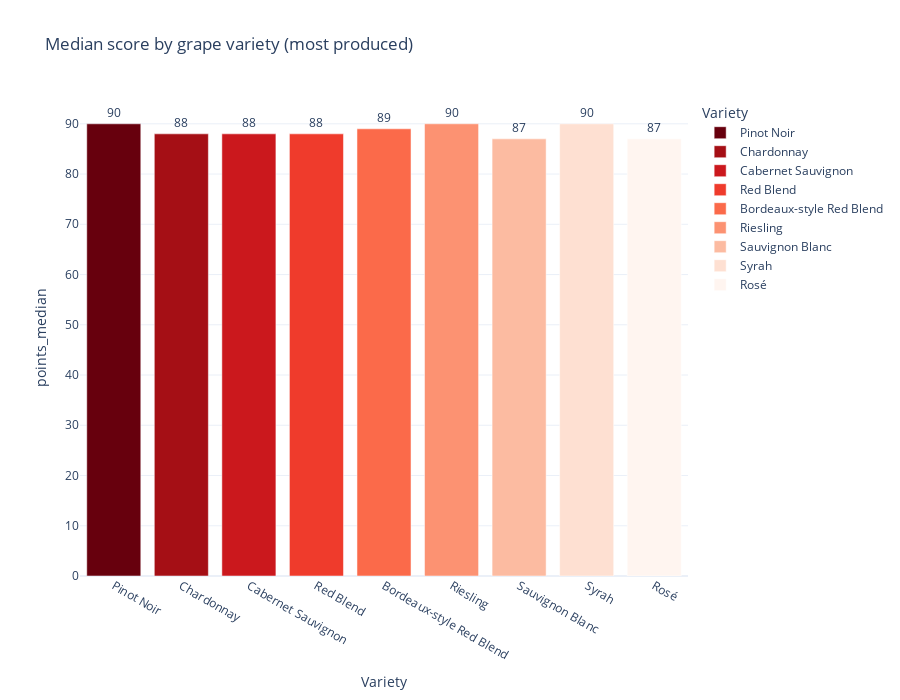

Notebook cell for this chart:
### Code cell
# Average score by grape variety
fig = px.bar(df_grape_variety_10,
            y= 'points_median',
            x= 'variety',
            color= 'variety',
            text_auto=True,
            title = 'Median score by grape variety (most produced)',
            height=700,
            orientation='v',
            color_discrete_sequence=colors_monochromatic_reverse,
            labels={
                "variety": "Variety",
                "price_mean": "Price mean",
            }
            )

fig.update_traces(textfont_size=12, 
                    textangle=0, 
                    textposition='outside', 
                    cliponaxis=False)

fig.show()

### Figure 1 — Plotly figure (JSON) as saved in the notebook; plotly's stock layout.template omitted (floating-point values rounded to 4 significant figures)
{"data": [{"alignmentgroup": "True", "cliponaxis": false, "hovertemplate": "Variety=%{x}<br>points_median=%{y}<extra></extra>", "legendgroup": "Pinot Noir", "marker": {"color": "rgb(103,0,13)", "pattern": {"shape": ""}}, "name": "Pinot Noir", "offsetgroup": "Pinot Noir", "orientation": "v", "showlegend": true, "textangle": 0, "textfont": {"size": 12}, "textposition": "outside", "texttemplate": "%{y}", "type": "bar", "x": ["Pinot Noir"], "xaxis": "x", "y": [90], "yaxis": "y"}, {"alignmentgroup": "True", "cliponaxis": false, "hovertemplate": "Variety=%{x}<br>points_median=%{y}<extra></extra>", "legendgroup": "Chardonnay", "marker": {"color": "rgb(165,15,21)", "pattern": {"shape": ""}}, "name": "Chardonnay", "offsetgroup": "Chardonnay", "orientation": "v", "showlegend": true, "textangle": 0, "textfont": {"size": 12}, "textposition": "outside", "texttemplate": "%{y}", "type": "bar", "x": ["Chardonnay"], "xaxis": "x", "y": [88], "yaxis": "y"}, {"alignmentgroup": "True", "cliponaxis": false, "hovertemplate": "Variety=%{x}<br>points_median=%{y}<extra></extra>", "legendgroup": "Cabernet Sauvignon", "marker": {"color": "rgb(203,24,29)", "pattern": {"shape": ""}}, "name": "Cabernet Sauvignon", "offsetgroup": "Cabernet Sauvignon", "orientation": "v", "showlegend": true, "textangle": 0, "textfont": {"size": 12}, "textposition": "outside", "texttemplate": "%{y}", "type": "bar", "x": ["Cabernet Sauvignon"], "xaxis": "x", "y": [88], "yaxis": "y"}, {"alignmentgroup": "True", "cliponaxis": false, "hovertemplate": "Variety=%{x}<br>points_median=%{y}<extra></extra>", "legendgroup": "Red Blend", "marker": {"color": "rgb(239,59,44)", "pattern": {"shape": ""}}, "name": "Red Blend", "offsetgroup": "Red Blend", "orientation": "v", "showlegend": true, "textangle": 0, "textfont": {"size": 12}, "textposition": "outside", "texttemplate": "%{y}", "type": "bar", "x": ["Red Blend"], "xaxis": "x", "y": [88], "yaxis": "y"}, {"alignmentgroup": "True", "cliponaxis": false, "hovertemplate": "Variety=%{x}<br>points_median=%{y}<extra></extra>", "legendgroup": "Bordeaux-style Red Blend", "marker": {"color": "rgb(251,106,74)", "pattern": {"shape": ""}}, "name": "Bordeaux-style Red Blend", "offsetgroup": "Bordeaux-style Red Blend", "orientation": "v", "showlegend": true, "textangle": 0, "textfont": {"size": 12}, "textposition": "outside", "texttemplate": "%{y}", "type": "bar", "x": ["Bordeaux-style Red Blend"], "xaxis": "x", "y": [89], "yaxis": "y"}, {"alignmentgroup": "True", "cliponaxis": false, "hovertemplate": "Variety=%{x}<br>points_median=%{y}<extra></extra>", "legendgroup": "Riesling", "marker": {"color": "rgb(252,146,114)", "pattern": {"shape": ""}}, "name": "Riesling", "offsetgroup": "Riesling", "orientation": "v", "showlegend": true, "textangle": 0, "textfont": {"size": 12}, "textposition": "outside", "texttemplate": "%{y}", "type": "bar", "x": ["Riesling"], "xaxis": "x", "y": [90], "yaxis": "y"}, {"alignmentgroup": "True", "cliponaxis": false, "hovertemplate": "Variety=%{x}<br>points_median=%{y}<extra></extra>", "legendgroup": "Sauvignon Blanc", "marker": {"color": "rgb(252,187,161)", "pattern": {"shape": ""}}, "name": "Sauvignon Blanc", "offsetgroup": "Sauvignon Blanc", "orientation": "v", "showlegend": true, "textangle": 0, "textfont": {"size": 12}, "textposition": "outside", "texttemplate": "%{y}", "type": "bar", "x": ["Sauvignon Blanc"], "xaxis": "x", "y": [87], "yaxis": "y"}, {"alignmentgroup": "True", "cliponaxis": false, "hovertemplate": "Variety=%{x}<br>points_median=%{y}<extra></extra>", "legendgroup": "Syrah", "marker": {"color": "rgb(254,224,210)", "pattern": {"shape": ""}}, "name": "Syrah", "offsetgroup": "Syrah", "orientation": "v", "showlegend": true, "textangle": 0, "textfont": {"size": 12}, "textposition": "outside", "texttemplate": "%{y}", "type": "bar", "x": ["Syrah"], "xaxis": "x", "y": [90], "yaxis": "y"}, {"alignmentgroup": "True", "cliponaxis": false, "hovertemplate": "Variety=%{x}<br>points_median=%{y}<extra></extra>", "legendgroup": "Rosé", "marker": {"color": "rgb(255,245,240)", "pattern": {"shape": ""}}, "name": "Rosé", "offsetgroup": "Rosé", "orientation": "v", "showlegend": true, "textangle": 0, "textfont": {"size": 12}, "textposition": "outside", "texttemplate": "%{y}", "type": "bar", "x": ["Rosé"], "xaxis": "x", "y": [87], "yaxis": "y"}], "layout": {"barmode": "relative", "height": 700, "legend": {"title": {"text": "Variety"}, "tracegroupgap": 0}, "title": {"text": "Median score by grape variety (most produced)"}, "xaxis": {"anchor": "y", "categoryarray": ["Pinot Noir", "Chardonnay", "Cabernet Sauvignon", "Red Blend", "Bordeaux-style Red Blend", "Riesling", "Sauvignon Blanc", "Syrah", "Rosé"], "categoryorder": "array", "domain": [0, 1], "title": {"text": "Variety"}}, "yaxis": {"anchor": "x", "domain": [0, 1], "title": {"text": "points_median"}}}}
